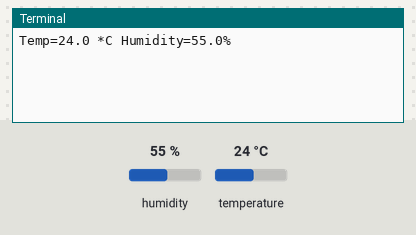
This program was run on a simulated Raspberry Pi (BCM pin numbers). Shown: the last lines printed to the terminal. The test bench sets the inputs (shaded band); at power-on: humidity 55 %, temperature 24 °C. Requests to the public web service named in the program get a made-up reply in its usual format after 0.4 s (London, UTC, broken clouds, 64 % humidity, 1013 hPa unless stated).

Above: at 1.2 s.
1.3 s: humidity set to 22 %
At 3.4 s:
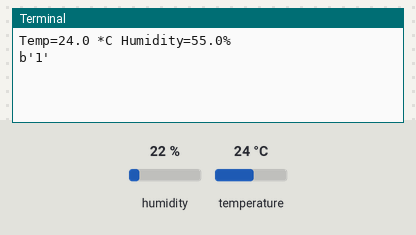
7.3 s: temperature set to 12 °C
At 10.8 s:
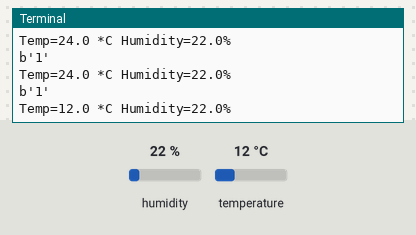
11.2 s: humidity set to 40 %
At 12.7 s:
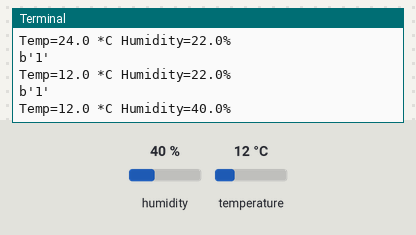
Timing chart, 0 to 14.2 s (numbered marks = the images above; inputs shaded):
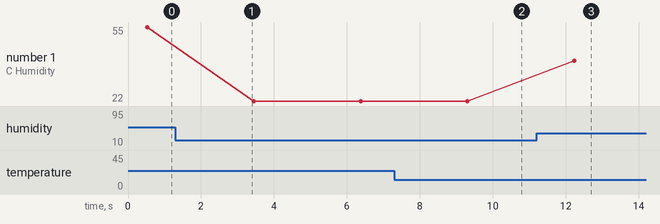

The program:

09__get_method_rpi.py
```python
import RPi.GPIO as GPIO
import time
import Adafruit_DHT
import urllib.request

pin = 2

while True:
    humidity, temperature = Adafruit_DHT.read_retry(Adafruit_DHT.DHT11, pin)

    if humidity is not None and temperature is not None:
        print('Temp={0:0.1f} *C Humidity={1:0.1f}%'.format(temperature, humidity))
    else:
        print('Failed to get reading. Try again!')

    time.sleep(2)

    f = urllib.request.urlopen("https://api.thingspeak.com/update?api_key=44HACA5Y9FH1MKU7&field1=%s&field2=%s" % (temperature, humidity))
    print(f.read())
    f.close()
```

Measured:
- after the input at 7.3 s, the terminal: prints a new line after 2.0 s (image 2)
- after the input at 11.2 s, the terminal: prints a new line after 1.0 s (image 3)
- plotted number 1: 55 → 22 after the input at 1.3 s, 22 → 40 after the input at 11.2 s
